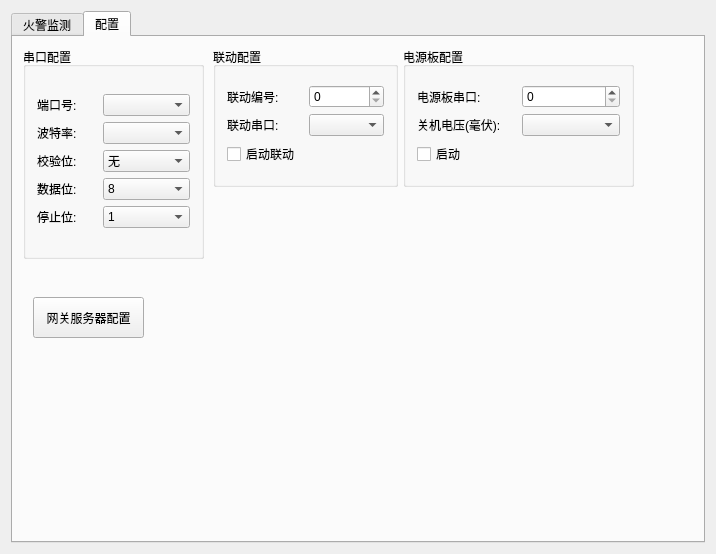
<?xml version="1.0" encoding="UTF-8"?>
<ui version="4.0">
 <class>MainWindow</class>
 <widget class="QMainWindow" name="MainWindow">
  <property name="windowModality">
   <enum>Qt::WindowModal</enum>
  </property>
  <property name="geometry">
   <rect>
    <x>0</x>
    <y>0</y>
    <width>716</width>
    <height>554</height>
   </rect>
  </property>
  <property name="windowTitle">
   <string>MainWindow</string>
  </property>
  <property name="animated">
   <bool>true</bool>
  </property>
  <widget class="QWidget" name="centralWidget">
   <layout class="QGridLayout" name="gridLayout">
    <item row="0" column="1">
     <widget class="QTabWidget" name="tabWidget">
      <property name="currentIndex">
       <number>1</number>
      </property>
      <widget class="QWidget" name="FasTab">
       <attribute name="title">
        <string>火警监测</string>
       </attribute>
       <widget class="QComboBox" name="fasList">
        <property name="geometry">
         <rect>
          <x>10</x>
          <y>10</y>
          <width>301</width>
          <height>31</height>
         </rect>
        </property>
        <property name="maxVisibleItems">
         <number>50</number>
        </property>
       </widget>
       <widget class="QPushButton" name="btnOpen">
        <property name="geometry">
         <rect>
          <x>340</x>
          <y>10</y>
          <width>75</width>
          <height>31</height>
         </rect>
        </property>
        <property name="text">
         <string>打开</string>
        </property>
       </widget>
       <widget class="QPushButton" name="btnOpen_2">
        <property name="geometry">
         <rect>
          <x>510</x>
          <y>10</y>
          <width>75</width>
          <height>31</height>
         </rect>
        </property>
        <property name="text">
         <string>读取</string>
        </property>
       </widget>
       <widget class="QPushButton" name="btnOpen_3">
        <property name="geometry">
         <rect>
          <x>430</x>
          <y>10</y>
          <width>75</width>
          <height>31</height>
         </rect>
        </property>
        <property name="text">
         <string>写入</string>
        </property>
       </widget>
      </widget>
      <widget class="QWidget" name="ConfigTab">
       <attribute name="title">
        <string>配置</string>
       </attribute>
       <widget class="QGroupBox" name="groupBox">
        <property name="geometry">
         <rect>
          <x>10</x>
          <y>10</y>
          <width>181</width>
          <height>212</height>
         </rect>
        </property>
        <property name="title">
         <string>串口配置</string>
        </property>
        <layout class="QGridLayout" name="gridLayout_2">
         <item row="0" column="0">
          <layout class="QVBoxLayout" name="verticalLayout">
           <item>
            <layout class="QHBoxLayout" name="horizontalLayout">
             <item>
              <widget class="QLabel" name="label">
               <property name="maximumSize">
                <size>
                 <width>60</width>
                 <height>16777215</height>
                </size>
               </property>
               <property name="text">
                <string>端口号:</string>
               </property>
              </widget>
             </item>
             <item>
              <widget class="QComboBox" name="comboBox_serialNum">
               <property name="currentIndex">
                <number>0</number>
               </property>
               <item>
                <property name="text">
                 <string/>
                </property>
               </item>
               <item>
                <property name="text">
                 <string>COM1</string>
                </property>
               </item>
               <item>
                <property name="text">
                 <string>COM2</string>
                </property>
               </item>
               <item>
                <property name="text">
                 <string>COM3</string>
                </property>
               </item>
               <item>
                <property name="text">
                 <string>COM4</string>
                </property>
               </item>
               <item>
                <property name="text">
                 <string>COM5</string>
                </property>
               </item>
               <item>
                <property name="text">
                 <string>COM6</string>
                </property>
               </item>
               <item>
                <property name="text">
                 <string>COM7</string>
                </property>
               </item>
               <item>
                <property name="text">
                 <string>COM8</string>
                </property>
               </item>
               <item>
                <property name="text">
                 <string>COM9</string>
                </property>
               </item>
               <item>
                <property name="text">
                 <string>COM10</string>
                </property>
               </item>
              </widget>
             </item>
            </layout>
           </item>
           <item>
            <layout class="QHBoxLayout" name="horizontalLayout_2">
             <item>
              <widget class="QLabel" name="label_2">
               <property name="maximumSize">
                <size>
                 <width>60</width>
                 <height>16777215</height>
                </size>
               </property>
               <property name="text">
                <string>波特率:</string>
               </property>
              </widget>
             </item>
             <item>
              <widget class="QComboBox" name="comboBox_BaudRate">
               <item>
                <property name="text">
                 <string/>
                </property>
               </item>
               <item>
                <property name="text">
                 <string>1200</string>
                </property>
               </item>
               <item>
                <property name="text">
                 <string>2400</string>
                </property>
               </item>
               <item>
                <property name="text">
                 <string>4800</string>
                </property>
               </item>
               <item>
                <property name="text">
                 <string>9600</string>
                </property>
               </item>
               <item>
                <property name="text">
                 <string>19200</string>
                </property>
               </item>
               <item>
                <property name="text">
                 <string>38400</string>
                </property>
               </item>
               <item>
                <property name="text">
                 <string>57600</string>
                </property>
               </item>
               <item>
                <property name="text">
                 <string>115200</string>
                </property>
               </item>
               <item>
                <property name="text">
                 <string>230400</string>
                </property>
               </item>
               <item>
                <property name="text">
                 <string>460800</string>
                </property>
               </item>
               <item>
                <property name="text">
                 <string>500000</string>
                </property>
               </item>
               <item>
                <property name="text">
                 <string>576000</string>
                </property>
               </item>
               <item>
                <property name="text">
                 <string>921600</string>
                </property>
               </item>
               <item>
                <property name="text">
                 <string>1000000</string>
                </property>
               </item>
               <item>
                <property name="text">
                 <string>1152000</string>
                </property>
               </item>
               <item>
                <property name="text">
                 <string>1500000</string>
                </property>
               </item>
               <item>
                <property name="text">
                 <string>2000000</string>
                </property>
               </item>
               <item>
                <property name="text">
                 <string>2500000</string>
                </property>
               </item>
              </widget>
             </item>
            </layout>
           </item>
           <item>
            <layout class="QHBoxLayout" name="horizontalLayout_4">
             <item>
              <widget class="QLabel" name="label_4">
               <property name="maximumSize">
                <size>
                 <width>60</width>
                 <height>16777215</height>
                </size>
               </property>
               <property name="text">
                <string>校验位:</string>
               </property>
              </widget>
             </item>
             <item>
              <widget class="QComboBox" name="comboBox_Parity">
               <item>
                <property name="text">
                 <string>无</string>
                </property>
               </item>
               <item>
                <property name="text">
                 <string>奇</string>
                </property>
               </item>
               <item>
                <property name="text">
                 <string>偶</string>
                </property>
               </item>
              </widget>
             </item>
            </layout>
           </item>
           <item>
            <layout class="QHBoxLayout" name="horizontalLayout_3">
             <item>
              <widget class="QLabel" name="label_3">
               <property name="maximumSize">
                <size>
                 <width>60</width>
                 <height>16777215</height>
                </size>
               </property>
               <property name="text">
                <string>数据位:</string>
               </property>
              </widget>
             </item>
             <item>
              <widget class="QComboBox" name="comboBox_ByteSize">
               <property name="currentIndex">
                <number>3</number>
               </property>
               <item>
                <property name="text">
                 <string>5</string>
                </property>
               </item>
               <item>
                <property name="text">
                 <string>6</string>
                </property>
               </item>
               <item>
                <property name="text">
                 <string>7</string>
                </property>
               </item>
               <item>
                <property name="text">
                 <string>8</string>
                </property>
               </item>
              </widget>
             </item>
            </layout>
           </item>
           <item>
            <layout class="QHBoxLayout" name="horizontalLayout_5">
             <item>
              <widget class="QLabel" name="label_5">
               <property name="maximumSize">
                <size>
                 <width>60</width>
                 <height>16777215</height>
                </size>
               </property>
               <property name="text">
                <string>停止位:</string>
               </property>
              </widget>
             </item>
             <item>
              <widget class="QComboBox" name="comboBox_StopBit">
               <item>
                <property name="text">
                 <string>1</string>
                </property>
               </item>
               <item>
                <property name="text">
                 <string>1.5</string>
                </property>
               </item>
               <item>
                <property name="text">
                 <string>2</string>
                </property>
               </item>
              </widget>
             </item>
            </layout>
           </item>
          </layout>
         </item>
        </layout>
       </widget>
       <widget class="QGroupBox" name="groupBox_3">
        <property name="geometry">
         <rect>
          <x>200</x>
          <y>10</y>
          <width>185</width>
          <height>140</height>
         </rect>
        </property>
        <property name="title">
         <string>联动配置</string>
        </property>
        <layout class="QGridLayout" name="gridLayout_4">
         <item row="0" column="0">
          <layout class="QVBoxLayout" name="verticalLayout_6">
           <item>
            <layout class="QHBoxLayout" name="horizontalLayout_11">
             <item>
              <layout class="QVBoxLayout" name="verticalLayout_7">
               <item>
                <widget class="QLabel" name="label_13">
                 <property name="text">
                  <string>联动编号:</string>
                 </property>
                </widget>
               </item>
               <item>
                <widget class="QLabel" name="label_14">
                 <property name="text">
                  <string>联动串口:</string>
                 </property>
                </widget>
               </item>
              </layout>
             </item>
             <item>
              <layout class="QVBoxLayout" name="verticalLayout_8">
               <item>
                <widget class="QSpinBox" name="spinBox_5"/>
               </item>
               <item>
                <widget class="QComboBox" name="comboBox_2"/>
               </item>
              </layout>
             </item>
            </layout>
           </item>
           <item>
            <layout class="QHBoxLayout" name="horizontalLayout_12">
             <item>
              <widget class="QCheckBox" name="checkBox_4">
               <property name="text">
                <string>启动联动</string>
               </property>
              </widget>
             </item>
             <item>
              <spacer name="horizontalSpacer_2">
               <property name="orientation">
                <enum>Qt::Horizontal</enum>
               </property>
               <property name="sizeHint" stdset="0">
                <size>
                 <width>40</width>
                 <height>20</height>
                </size>
               </property>
              </spacer>
             </item>
            </layout>
           </item>
          </layout>
         </item>
        </layout>
       </widget>
       <widget class="QGroupBox" name="groupBox_4">
        <property name="geometry">
         <rect>
          <x>390</x>
          <y>10</y>
          <width>231</width>
          <height>140</height>
         </rect>
        </property>
        <property name="title">
         <string>电源板配置</string>
        </property>
        <layout class="QGridLayout" name="gridLayout_5">
         <item row="0" column="0">
          <layout class="QVBoxLayout" name="verticalLayout_9">
           <item>
            <layout class="QHBoxLayout" name="horizontalLayout_13">
             <item>
              <layout class="QVBoxLayout" name="verticalLayout_10">
               <item>
                <widget class="QLabel" name="label_15">
                 <property name="text">
                  <string>电源板串口:</string>
                 </property>
                </widget>
               </item>
               <item>
                <widget class="QLabel" name="label_16">
                 <property name="text">
                  <string>关机电压(毫伏):</string>
                 </property>
                </widget>
               </item>
              </layout>
             </item>
             <item>
              <layout class="QVBoxLayout" name="verticalLayout_11">
               <item>
                <widget class="QSpinBox" name="spinBox_6"/>
               </item>
               <item>
                <widget class="QComboBox" name="comboBox_3"/>
               </item>
              </layout>
             </item>
            </layout>
           </item>
           <item>
            <layout class="QHBoxLayout" name="horizontalLayout_14">
             <item>
              <widget class="QCheckBox" name="checkBox_5">
               <property name="text">
                <string>启动</string>
               </property>
              </widget>
             </item>
             <item>
              <spacer name="horizontalSpacer_3">
               <property name="orientation">
                <enum>Qt::Horizontal</enum>
               </property>
               <property name="sizeHint" stdset="0">
                <size>
                 <width>40</width>
                 <height>20</height>
                </size>
               </property>
              </spacer>
             </item>
            </layout>
           </item>
          </layout>
         </item>
        </layout>
       </widget>
       <widget class="QPushButton" name="btn_gatewayServerSet">
        <property name="geometry">
         <rect>
          <x>20</x>
          <y>260</y>
          <width>111</width>
          <height>41</height>
         </rect>
        </property>
        <property name="text">
         <string>网关服务器配置</string>
        </property>
       </widget>
      </widget>
     </widget>
    </item>
   </layout>
  </widget>
  <widget class="QMenuBar" name="menuBar">
   <property name="geometry">
    <rect>
     <x>0</x>
     <y>0</y>
     <width>716</width>
     <height>23</height>
    </rect>
   </property>
  </widget>
 </widget>
 <layoutdefault spacing="6" margin="11"/>
 <resources/>
 <connections/>
</ui>
